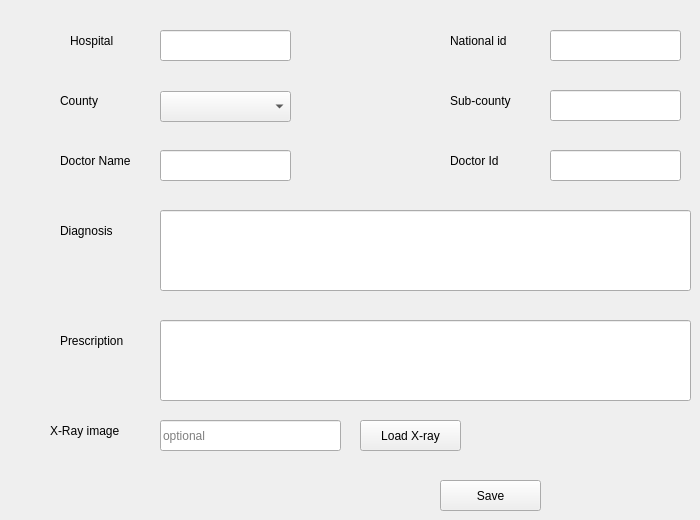
      <widget class="QWidget" name="tab_7">
       <attribute name="title">
        <string>Insert Record</string>
       </attribute>
       <widget class="QLineEdit" name="lineEdit_4">
        <property name="geometry">
         <rect>
          <x>550</x>
          <y>30</y>
          <width>131</width>
          <height>31</height>
         </rect>
        </property>
       </widget>
       <widget class="QLineEdit" name="lineEdit_5">
        <property name="geometry">
         <rect>
          <x>160</x>
          <y>30</y>
          <width>131</width>
          <height>31</height>
         </rect>
        </property>
       </widget>
       <widget class="QLineEdit" name="lineEdit_7">
        <property name="geometry">
         <rect>
          <x>550</x>
          <y>90</y>
          <width>131</width>
          <height>31</height>
         </rect>
        </property>
       </widget>
       <widget class="QLineEdit" name="lineEdit_8">
        <property name="geometry">
         <rect>
          <x>160</x>
          <y>150</y>
          <width>131</width>
          <height>31</height>
         </rect>
        </property>
       </widget>
       <widget class="QLineEdit" name="lineEdit_9">
        <property name="geometry">
         <rect>
          <x>550</x>
          <y>150</y>
          <width>131</width>
          <height>31</height>
         </rect>
        </property>
       </widget>
       <widget class="QPushButton" name="pushButton_10">
        <property name="geometry">
         <rect>
          <x>440</x>
          <y>480</y>
          <width>101</width>
          <height>31</height>
         </rect>
        </property>
        <property name="toolTip">
         <string>&lt;html&gt;&lt;head/&gt;&lt;body&gt;&lt;p&gt;This is a save button&lt;/p&gt;&lt;/body&gt;&lt;/html&gt;</string>
        </property>
        <property name="whatsThis">
         <string>&lt;html&gt;&lt;head/&gt;&lt;body&gt;&lt;p&gt;This is a save button, it saves the records to the database.&lt;/p&gt;&lt;/body&gt;&lt;/html&gt;</string>
        </property>
        <property name="text">
         <string>Save</string>
        </property>
       </widget>
       <widget class="QLabel" name="label_3">
        <property name="geometry">
         <rect>
          <x>450</x>
          <y>30</y>
          <width>71</width>
          <height>21</height>
         </rect>
        </property>
        <property name="text">
         <string>National id</string>
        </property>
       </widget>
       <widget class="QLabel" name="label_4">
        <property name="geometry">
         <rect>
          <x>60</x>
          <y>90</y>
          <width>71</width>
          <height>21</height>
         </rect>
        </property>
        <property name="text">
         <string>County</string>
        </property>
       </widget>
       <widget class="QLabel" name="label_5">
        <property name="geometry">
         <rect>
          <x>60</x>
          <y>150</y>
          <width>71</width>
          <height>21</height>
         </rect>
        </property>
        <property name="text">
         <string>Doctor Name</string>
        </property>
       </widget>
       <widget class="QLabel" name="label_6">
        <property name="geometry">
         <rect>
          <x>450</x>
          <y>150</y>
          <width>71</width>
          <height>21</height>
         </rect>
        </property>
        <property name="text">
         <string>Doctor Id</string>
        </property>
       </widget>
       <widget class="QLabel" name="label_7">
        <property name="geometry">
         <rect>
          <x>450</x>
          <y>90</y>
          <width>71</width>
          <height>21</height>
         </rect>
        </property>
        <property name="text">
         <string>Sub-county</string>
        </property>
       </widget>
       <widget class="QLabel" name="label_8">
        <property name="geometry">
         <rect>
          <x>70</x>
          <y>30</y>
          <width>71</width>
          <height>21</height>
         </rect>
        </property>
        <property name="text">
         <string>Hospital</string>
        </property>
       </widget>
       <widget class="QLabel" name="label_10">
        <property name="geometry">
         <rect>
          <x>60</x>
          <y>220</y>
          <width>71</width>
          <height>21</height>
         </rect>
        </property>
        <property name="text">
         <string>Diagnosis</string>
        </property>
       </widget>
       <widget class="QLineEdit" name="lineEdit_10">
        <property name="geometry">
         <rect>
          <x>160</x>
          <y>210</y>
          <width>531</width>
          <height>81</height>
         </rect>
        </property>
       </widget>
       <widget class="QLineEdit" name="lineEdit_11">
        <property name="geometry">
         <rect>
          <x>160</x>
          <y>320</y>
          <width>531</width>
          <height>81</height>
         </rect>
        </property>
       </widget>
       <widget class="QLabel" name="label_11">
        <property name="geometry">
         <rect>
          <x>60</x>
          <y>330</y>
          <width>71</width>
          <height>21</height>
         </rect>
        </property>
        <property name="text">
         <string>Prescription</string>
        </property>
       </widget>
       <widget class="QComboBox" name="comboBox">
        <property name="geometry">
         <rect>
          <x>160</x>
          <y>91</y>
          <width>131</width>
          <height>31</height>
         </rect>
        </property>
        <item>
         <property name="text">
          <string/>
         </property>
        </item>
        <item>
         <property name="text">
          <string>Mombasa</string>
         </property>
        </item>
        <item>
         <property name="text">
          <string>Kilifi</string>
         </property>
        </item>
        <item>
         <property name="text">
          <string>Tana River</string>
         </property>
        </item>
        <item>
         <property name="text">
          <string>Lamu</string>
         </property>
        </item>
        <item>
         <property name="text">
          <string>Taita Taveta</string>
         </property>
        </item>
        <item>
         <property name="text">
          <string>Garissa</string>
         </property>
        </item>
        <item>
         <property name="text">
          <string>Wajir</string>
         </property>
        </item>
        <item>
         <property name="text">
          <string>Mandera</string>
         </property>
        </item>
        <item>
         <property name="text">
          <string>Marsabit</string>
         </property>
        </item>
        <item>
         <property name="text">
          <string>Isiolo</string>
         </property>
        </item>
        <item>
         <property name="text">
          <string>Meru</string>
         </property>
        </item>
        <item>
         <property name="text">
          <string>Tharakanithi</string>
         </property>
        </item>
        <item>
         <property name="text">
          <string>Embu</string>
         </property>
        </item>
        <item>
         <property name="text">
          <string>Kitui</string>
         </property>
        </item>
        <item>
         <property name="text">
          <string>Machakos</string>
         </property>
        </item>
        <item>
         <property name="text">
          <string>Makueni</string>
         </property>
        </item>
        <item>
         <property name="text">
          <string>Nyandarua</string>
         </property>
        </item>
        <item>
         <property name="text">
          <string>Nyeri</string>
         </property>
        </item>
        <item>
         <property name="text">
          <string>Kirinyaga</string>
         </property>
        </item>
        <item>
         <property name="text">
          <string>Murang'a</string>
         </property>
        </item>
        <item>
         <property name="text">
          <string>Kiambu</string>
         </property>
        </item>
        <item>
         <property name="text">
          <string>Turkana</string>
         </property>
        </item>
        <item>
         <property name="text">
          <string>West Pokot</string>
         </property>
        </item>
        <item>
         <property name="text">
          <string>Samburu</string>
         </property>
        </item>
        <item>
         <property name="text">
          <string>Trans Nzoia</string>
         </property>
        </item>
        <item>
         <property name="text">
          <string>Uasin Gishu</string>
         </property>
        </item>
        <item>
         <property name="text">
          <string>Elgeyo Marakwet</string>
         </property>
        </item>
        <item>
         <property name="text">
          <string>Nandi</string>
         </property>
        </item>
        <item>
         <property name="text">
          <string>Baringo</string>
         </property>
        </item>
        <item>
         <property name="text">
          <string>Laikipia</string>
         </property>
        </item>
        <item>
         <property name="text">
          <string>Nakuru</string>
         </property>
        </item>
        <item>
         <property name="text">
          <string>Narok</string>
         </property>
        </item>
        <item>
         <property name="text">
          <string>Kajiado</string>
         </property>
        </item>
        <item>
         <property name="text">
          <string>Kericho</string>
         </property>
        </item>
        <item>
         <property name="text">
          <string>Bomet</string>
         </property>
        </item>
        <item>
         <property name="text">
          <string>Kakamega</string>
         </property>
        </item>
        <item>
         <property name="text">
          <string>Vihiga</string>
         </property>
        </item>
        <item>
         <property name="text">
          <string>Bungoma</string>
         </property>
        </item>
        <item>
         <property name="text">
          <string>Busia</string>
         </property>
        </item>
        <item>
         <property name="text">
          <string>Siaya</string>
         </property>
        </item>
        <item>
         <property name="text">
          <string>Kisumu</string>
         </property>
        </item>
        <item>
         <property name="text">
          <string>Homa Bay</string>
         </property>
        </item>
        <item>
         <property name="text">
          <string>Migori</string>
         </property>
        </item>
        <item>
         <property name="text">
          <string>Kisii</string>
         </property>
        </item>
        <item>
         <property name="text">
          <string>Nyamira</string>
         </property>
        </item>
        <item>
         <property name="text">
          <string>Nairobi</string>
         </property>
        </item>
       </widget>
       <widget class="QLineEdit" name="lineEdit_18">
        <property name="geometry">
         <rect>
          <x>160</x>
          <y>420</y>
          <width>181</width>
          <height>31</height>
         </rect>
        </property>
        <property name="placeholderText">
         <string>optional</string>
        </property>
       </widget>
       <widget class="QLabel" name="label_19">
        <property name="geometry">
         <rect>
          <x>50</x>
          <y>420</y>
          <width>81</width>
          <height>21</height>
         </rect>
        </property>
        <property name="text">
         <string>X-Ray image</string>
        </property>
       </widget>
       <widget class="QPushButton" name="pushButton_13">
        <property name="geometry">
         <rect>
          <x>360</x>
          <y>420</y>
          <width>101</width>
          <height>31</height>
         </rect>
        </property>
        <property name="toolTip">
         <string>&lt;html&gt;&lt;head/&gt;&lt;body&gt;&lt;p&gt;This is a save button&lt;/p&gt;&lt;/body&gt;&lt;/html&gt;</string>
        </property>
        <property name="whatsThis">
         <string>&lt;html&gt;&lt;head/&gt;&lt;body&gt;&lt;p&gt;This is a save button, it saves the records to the database.&lt;/p&gt;&lt;/body&gt;&lt;/html&gt;</string>
        </property>
        <property name="text">
         <string>Load X-ray</string>
        </property>
       </widget>
      </widget>
